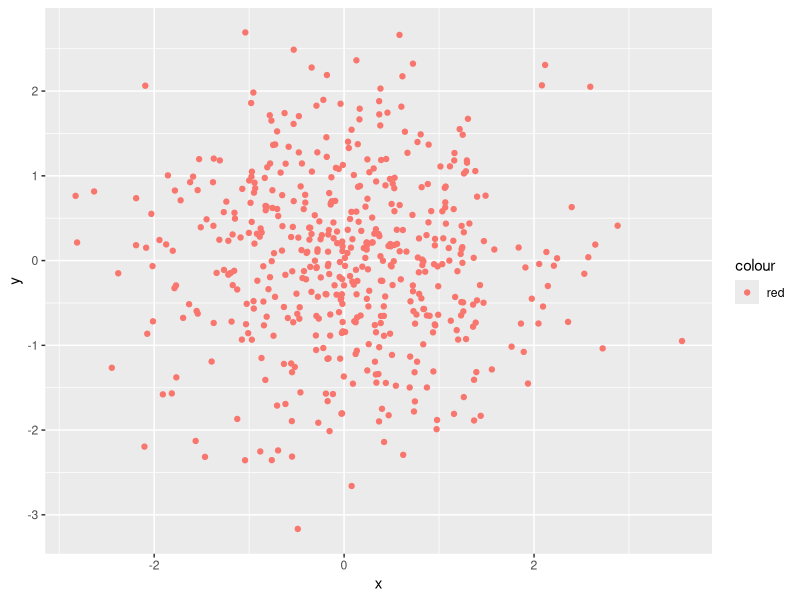
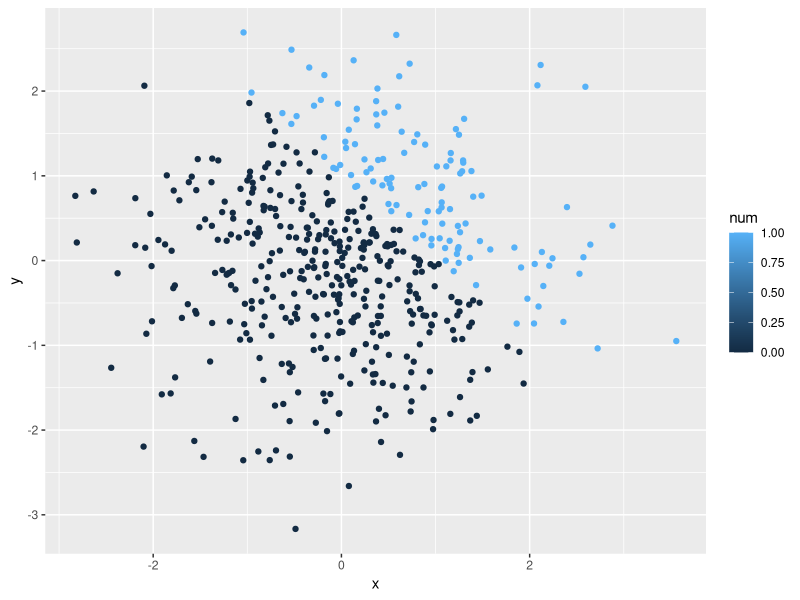
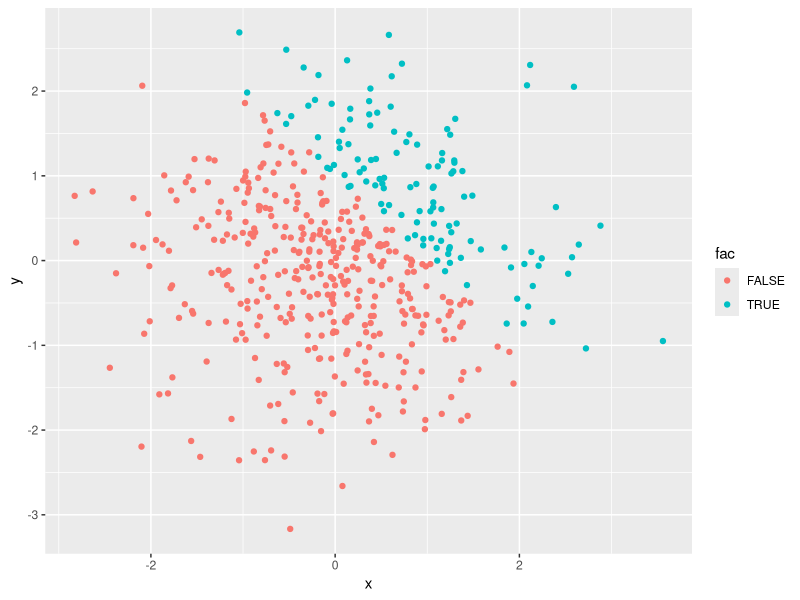
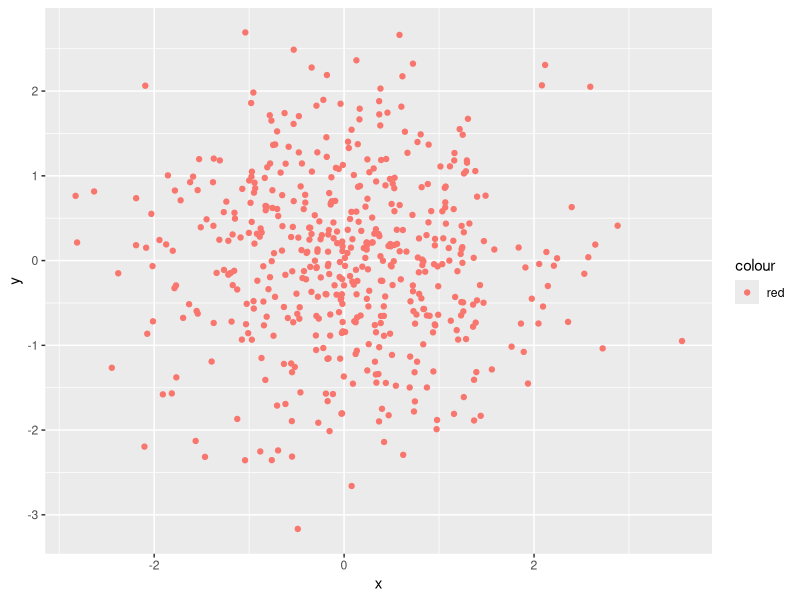

These charts were generated, in order, by the following R code:
## ---- chunk 1
library(tidyverse)

ran_sample = rnorm(8)
vec_logic = ifelse(ran_sample > 0, TRUE, FALSE)
vec_char = c("A", "B", "C", "D", "E", "F", "G", "H")
vec_factor = factor(c("low", "low", "medium", "medium", "high", "high", "low", "high"))

question_1_df = tibble(
  ran_sample,
  vec_logic,
  vec_char,
  vec_factor
)

mean(ran_sample)
mean(vec_logic)
mean(vec_char)
mean(vec_factor)
## ---- chunk 2
as.numeric(vec_logic)
as.numeric(vec_char)
as.numeric(vec_factor)
## ---- chunk 3
A = as.numeric(vec_logic) * ran_sample
B = as.factor(vec_logic) * ran_sample
C = as.numeric(as.factor(vec_logic)) * ran_sample
## ---- chunk 4
x = rnorm(500)
y = rnorm(500)
vec_logic_1 = ifelse((x + y) > 1, TRUE, FALSE)
num = as.numeric(vec_logic_1)
fac = as.factor(vec_logic_1)

question_2_df = tibble(
  x,
  y,
  vec_logic_1,
  num,
  fac
)
## ---- chunk 5
ggplot(question_2_df, aes(x = x, y = y, color = "red")) + geom_point()

ggsave("myplot.pdf")

ggplot(question_2_df, aes(x = x, y = y, color = num)) + geom_point()
       
ggplot(question_2_df, aes(x = x, y = y, color = fac)) + geom_point()

